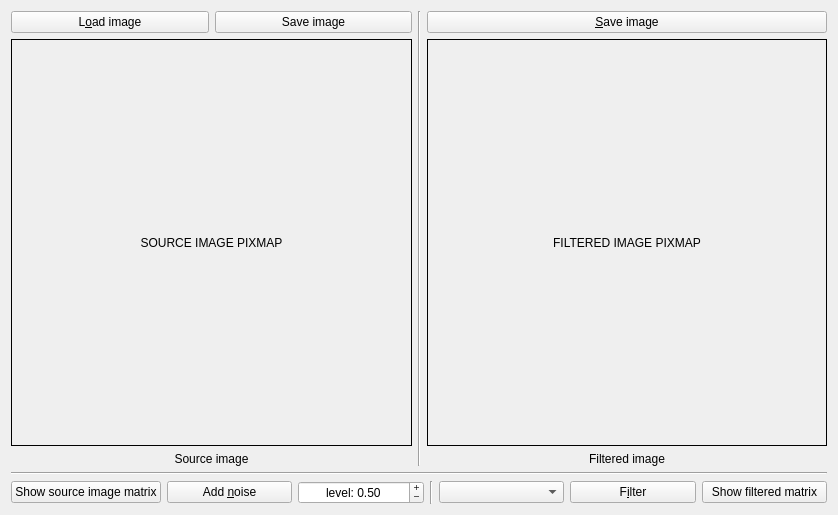
<?xml version="1.0" encoding="UTF-8"?>
<ui version="4.0">
 <class>MedianFilterWidget</class>
 <widget class="QWidget" name="MedianFilterWidget">
  <property name="geometry">
   <rect>
    <x>0</x>
    <y>0</y>
    <width>838</width>
    <height>515</height>
   </rect>
  </property>
  <property name="windowTitle">
   <string>MedianFilterWidget</string>
  </property>
  <layout class="QVBoxLayout" name="verticalLayout">
   <item>
    <layout class="QHBoxLayout" name="horizontalLayout" stretch="0,0,0">
     <item>
      <layout class="QVBoxLayout" name="verticalLayout_2">
       <item>
        <layout class="QHBoxLayout" name="horizontalLayout_4">
         <property name="sizeConstraint">
          <enum>QLayout::SizeConstraint::SetDefaultConstraint</enum>
         </property>
         <property name="leftMargin">
          <number>0</number>
         </property>
         <property name="topMargin">
          <number>0</number>
         </property>
         <item>
          <widget class="QPushButton" name="load_source_image_button">
           <property name="text">
            <string>L&amp;oad image</string>
           </property>
          </widget>
         </item>
         <item>
          <widget class="QPushButton" name="save_source_image_button">
           <property name="text">
            <string>Save image</string>
           </property>
          </widget>
         </item>
        </layout>
       </item>
       <item>
        <widget class="QLabel" name="source_image_label_pixmap">
         <property name="sizePolicy">
          <sizepolicy hsizetype="Expanding" vsizetype="Expanding">
           <horstretch>0</horstretch>
           <verstretch>0</verstretch>
          </sizepolicy>
         </property>
         <property name="styleSheet">
          <string notr="true">border: 1px solid rgb(0, 0, 0);</string>
         </property>
         <property name="frameShape">
          <enum>QFrame::Shape::NoFrame</enum>
         </property>
         <property name="text">
          <string>SOURCE IMAGE PIXMAP</string>
         </property>
         <property name="alignment">
          <set>Qt::AlignmentFlag::AlignCenter</set>
         </property>
        </widget>
       </item>
       <item>
        <widget class="QLabel" name="label_2">
         <property name="sizePolicy">
          <sizepolicy hsizetype="Preferred" vsizetype="Minimum">
           <horstretch>0</horstretch>
           <verstretch>0</verstretch>
          </sizepolicy>
         </property>
         <property name="text">
          <string>Source image</string>
         </property>
         <property name="alignment">
          <set>Qt::AlignmentFlag::AlignCenter</set>
         </property>
        </widget>
       </item>
      </layout>
     </item>
     <item>
      <widget class="Line" name="line">
       <property name="orientation">
        <enum>Qt::Orientation::Vertical</enum>
       </property>
      </widget>
     </item>
     <item>
      <layout class="QVBoxLayout" name="verticalLayout_5">
       <item>
        <widget class="QPushButton" name="save_filtered_image_button">
         <property name="text">
          <string>&amp;Save image</string>
         </property>
        </widget>
       </item>
       <item>
        <widget class="QLabel" name="filtered_image_label_pixmap">
         <property name="sizePolicy">
          <sizepolicy hsizetype="Expanding" vsizetype="Expanding">
           <horstretch>0</horstretch>
           <verstretch>0</verstretch>
          </sizepolicy>
         </property>
         <property name="styleSheet">
          <string notr="true">border: 1px solid rgb(0,0,0);</string>
         </property>
         <property name="frameShape">
          <enum>QFrame::Shape::NoFrame</enum>
         </property>
         <property name="text">
          <string>FILTERED IMAGE PIXMAP</string>
         </property>
         <property name="alignment">
          <set>Qt::AlignmentFlag::AlignCenter</set>
         </property>
        </widget>
       </item>
       <item>
        <widget class="QLabel" name="label_4">
         <property name="sizePolicy">
          <sizepolicy hsizetype="Preferred" vsizetype="Minimum">
           <horstretch>0</horstretch>
           <verstretch>0</verstretch>
          </sizepolicy>
         </property>
         <property name="text">
          <string>Filtered image</string>
         </property>
         <property name="alignment">
          <set>Qt::AlignmentFlag::AlignCenter</set>
         </property>
        </widget>
       </item>
      </layout>
     </item>
    </layout>
   </item>
   <item>
    <widget class="Line" name="line_2">
     <property name="orientation">
      <enum>Qt::Orientation::Horizontal</enum>
     </property>
    </widget>
   </item>
   <item>
    <layout class="QHBoxLayout" name="horizontalLayout_2">
     <item>
      <widget class="QPushButton" name="show_source_image_matrix_button">
       <property name="text">
        <string>Show source image matrix</string>
       </property>
      </widget>
     </item>
     <item>
      <widget class="QPushButton" name="add_noise_button">
       <property name="text">
        <string>Add &amp;noise</string>
       </property>
      </widget>
     </item>
     <item>
      <widget class="QDoubleSpinBox" name="noise_level_spinbox">
       <property name="alignment">
        <set>Qt::AlignmentFlag::AlignCenter</set>
       </property>
       <property name="buttonSymbols">
        <enum>QAbstractSpinBox::ButtonSymbols::PlusMinus</enum>
       </property>
       <property name="prefix">
        <string>level: </string>
       </property>
       <property name="maximum">
        <double>1.000000000000000</double>
       </property>
       <property name="singleStep">
        <double>0.100000000000000</double>
       </property>
       <property name="stepType">
        <enum>QAbstractSpinBox::StepType::AdaptiveDecimalStepType</enum>
       </property>
       <property name="value">
        <double>0.500000000000000</double>
       </property>
      </widget>
     </item>
     <item>
      <widget class="Line" name="line_3">
       <property name="orientation">
        <enum>Qt::Orientation::Vertical</enum>
       </property>
      </widget>
     </item>
     <item>
      <widget class="QComboBox" name="kernel_size_combobox">
       <property name="currentText">
        <string/>
       </property>
       <property name="currentIndex">
        <number>-1</number>
       </property>
       <property name="placeholderText">
        <string>select kernel size</string>
       </property>
      </widget>
     </item>
     <item>
      <widget class="QPushButton" name="apply_filter_button">
       <property name="text">
        <string>F&amp;ilter</string>
       </property>
      </widget>
     </item>
     <item>
      <widget class="QPushButton" name="show_filtered_image_matrix_button">
       <property name="sizePolicy">
        <sizepolicy hsizetype="Preferred" vsizetype="Fixed">
         <horstretch>0</horstretch>
         <verstretch>0</verstretch>
        </sizepolicy>
       </property>
       <property name="text">
        <string>Show filtered matrix</string>
       </property>
      </widget>
     </item>
    </layout>
   </item>
  </layout>
 </widget>
 <resources/>
 <connections/>
</ui>
